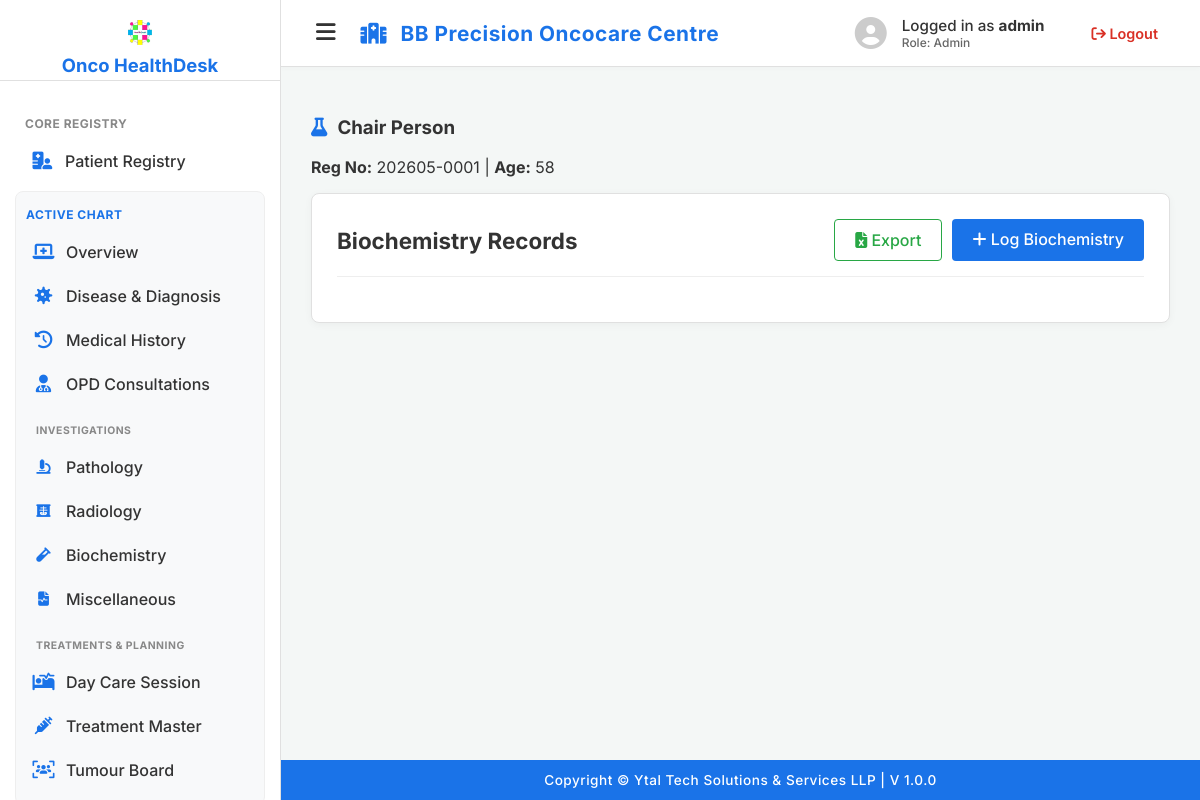
The app's page /patient/1/investigations/biochemistry (signed in) with its own data.
### app.py (models this page shows)
class Patient(db.Model):
    id = db.Column(db.Integer, primary_key=True)
    registration_number = db.Column(db.String(20), unique=True, nullable=False)
    first_name, middle_name, last_name = db.Column(db.String(50), nullable=False), db.Column(db.String(50)), db.Column(db.String(50), nullable=False)
    dob, gender, blood_group, religion, education = db.Column(db.Date, nullable=False), db.Column(db.String(10), nullable=False), db.Column(db.String(5)), db.Column(db.String(50)), db.Column(db.String(50))
    mobile_number, alt_mobile_number, email = db.Column(db.String(15), nullable=False), db.Column(db.String(15)), db.Column(db.String(120))
    id_proof, id_proof_number = db.Column(db.String(50)), db.Column(db.String(50))
    emg_contact_name, emg_contact_mobile, emg_contact_email = db.Column(db.String(100)), db.Column(db.String(15)), db.Column(db.String(120))
    address_house, address_society, address_area, address_city, address_state, address_country, address_pincode = db.Column(db.String(100)), db.Column(db.String(100)), db.Column(db.String(100)), db.Column(db.String(50)), db.Column(db.String(50)), db.Column(db.String(50)), db.Column(db.String(20))
    ref_physician_name, ref_physician_contact = db.Column(db.String(100)), db.Column(db.String(15))
    primary_diagnosis, created_on = db.Column(db.String(200), default="Pending Evaluation"), db.Column(db.DateTime, default=datetime.utcnow)
    medical_history = db.relationship('MedicalHistory', backref='patient', uselist=False)
    opd_visits = db.relationship('OpdConsultation', backref='patient', lazy=True, order_by="OpdConsultation.visit_date.desc()")
    pathology_records = db.relationship('PathologyRecord', backref='patient', lazy=True, order_by="PathologyRecord.record_date.desc()")
    radiology_records = db.relationship('RadiologyRecord', backref='patient', lazy=True, order_by="RadiologyRecord.record_date.desc()")
    biochemistry_records = db.relationship('BiochemistryRecord', backref='patient', lazy=True, order_by="BiochemistryRecord.record_date.desc()")
    miscellaneous_records = db.relationship('MiscellaneousRecord', backref='patient', lazy=True, order_by="MiscellaneousRecord.record_date.desc()")
    disease_records = db.relationship('DiseaseDiagnosis', backref='patient', lazy=True, order_by="DiseaseDiagnosis.date_of_diagnosis.desc()")
    day_care_protocols = db.relationship('PatientProtocol', backref='patient', lazy=True, order_by="PatientProtocol.start_date.desc()")
    treatment_records = db.relationship('TreatmentRecord', backref='patient', lazy=True, order_by="TreatmentRecord.record_date.desc()")
    tumour_board_records = db.relationship('TumourBoardRecord', backref='patient', lazy=True, order_by="TumourBoardRecord.board_date.desc()")
    invoices = db.relationship('Invoice', backref='patient', lazy=True, order_by="Invoice.invoice_date.desc()")
    appointments = db.relationship('Appointment', backref='patient', lazy=True, order_by="Appointment.appointment_date.desc(), Appointment.appointment_time.desc()")
    @property
    def age(self):
        today = date.today()
        return today.year - self.dob.year - ((today.month, today.day) < (self.dob.month, self.dob.day))

### app.py (the view)
@app.route('/patient/<int:patient_id>/investigations/biochemistry')
@login_required
def inv_biochemistry(patient_id):
    return render_template('inv_biochemistry_dashboard.html', patient=Patient.query.get_or_404(patient_id), records=[{'id': r.id, 'date': r.record_date, 'data': json.loads(r.biochemistry_data) if r.biochemistry_data else [], 'author': r.created_by} for r in Patient.query.get_or_404(patient_id).biochemistry_records], user=session)

### app.py (called while the page is built)
def login_required(f):
    @wraps(f)
    def decorated_function(*args, **kwargs):
        if 'user_id' not in session: return redirect(url_for('login'))
        return f(*args, **kwargs)
    return decorated_function

### templates/inv_biochemistry_dashboard.html (shortened to what this page needs)
{% extends "base_layout.html" %}
{% block content %}
<div class="patient-banner">
    <div class="patient-banner-data" style="width: 100%;">
        <h3><i class="fa-solid fa-flask" style="color: var(--primary-accent); margin-right: 10px;"></i>{{ patient.first_name }} {{ patient.last_name }}</h3>
        <p style="margin-top: 5px;"><strong>Reg No:</strong> {{ patient.registration_number }} | <strong>Age:</strong> {{ patient.age }}</p>
    </div>
</div>
<div class="panel-card">
    <div class="panel-header">
        <h2>Biochemistry Records</h2>
        <div style="display: flex; gap: 10px;">
            {% if user.role == 'Admin' %}<a href="{{ url_for('export_biochemistry') }}" class="btn-secondary" style="color: #28a745; border-color: #28a745;"><i class="fa-solid fa-file-excel"></i> Export</a>{% endif %}
            <a href="{{ url_for('inv_biochemistry_new', patient_id=patient.id) }}" class="btn-primary"><i class="fa-solid fa-plus"></i> Log Biochemistry</a>
        </div>
    </div>
</div>
{% endblock %}

### templates/base_layout.html (style rules this page uses)
:root { --primary-accent: #1a73e8; --sidebar-bg: #ffffff; --sidebar-hover: #e8f0fe; --sidebar-text: #333333; --bg-color: #f4f7f6; --text-dark: #333333; --text-muted: #666666; --border-color: #e0e0e0; }
body { margin: 0; font-family: 'Inter', sans-serif; background-color: var(--bg-color); color: var(--text-dark); display: flex; height: 100vh; overflow: hidden; }
.panel-card { background: #fff; padding: 25px; border-radius: 8px; box-shadow: 0 2px 8px rgba(0,0,0,0.04); margin-bottom: 25px; border: 1px solid var(--border-color); }
.panel-header { display: flex; justify-content: space-between; align-items: center; margin-bottom: 20px; border-bottom: 1px solid #eee; padding-bottom: 15px; }
.panel-header h2 { margin: 0; font-size: 1.4rem; color: var(--text-dark); }
.btn-primary { background: var(--primary-accent); color: white; padding: 10px 20px; border-radius: 4px; text-decoration: none; border: none; font-weight: 500; cursor: pointer; display: inline-block; transition: opacity 0.2s; }
.btn-secondary { background: transparent; color: var(--text-muted); border: 1px solid #ccc; padding: 10px 20px; border-radius: 4px; text-decoration: none; font-weight: 500; cursor: pointer; display: inline-block; transition: all 0.2s; }

### records on screen
Patient: first_name "Chair", last_name "Person", registration_number "202605-0001", age "58"

### other values on screen
{{ user.username }} "admin"
{{ user.role }} "Admin"
